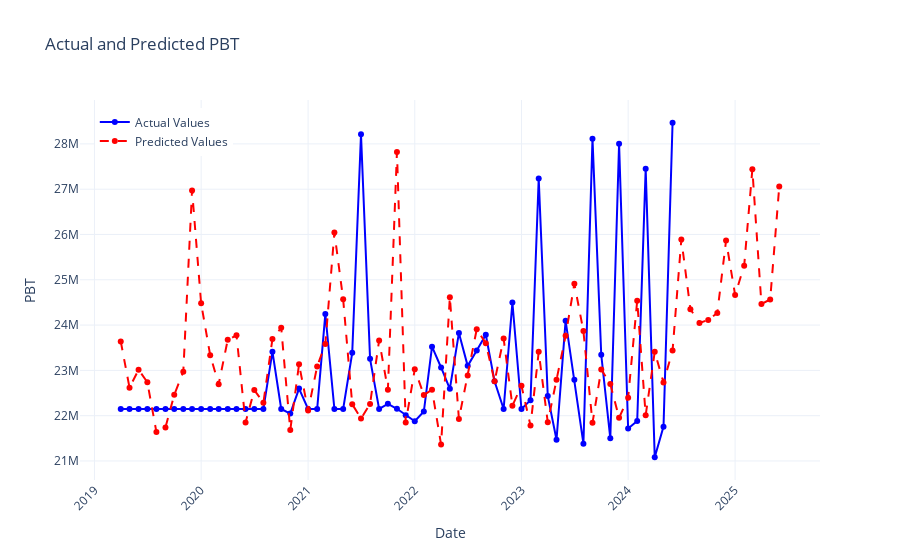

This figure's notebook cell:
### Code cell
fig = go.Figure()

# Plot Actual Values
fig.add_trace(go.Scatter(
    x=monthly_combined_results_p['Date'],
    y=monthly_combined_results_p['Actual'],
    mode='lines+markers',
    name='Actual Values',
    line=dict(color='blue')
))

# Plot Predicted Values 
fig.add_trace(go.Scatter(
    x=monthly_combined_results_p['Date'],
    y=monthly_combined_results_p['Predicted'],
    mode='lines+markers',
    name='Predicted Values',
    line=dict(color='red', dash='dash')
))
fig.update_layout(
    title='Actual and Predicted PBT',
    xaxis_title='Date',
    yaxis_title='PBT',
    template='plotly_white',
    legend=dict(x=0.02, y=0.98),
    plot_bgcolor='rgba(0, 0, 0, 0)',
    xaxis_tickangle=-45
)
fig.show()
